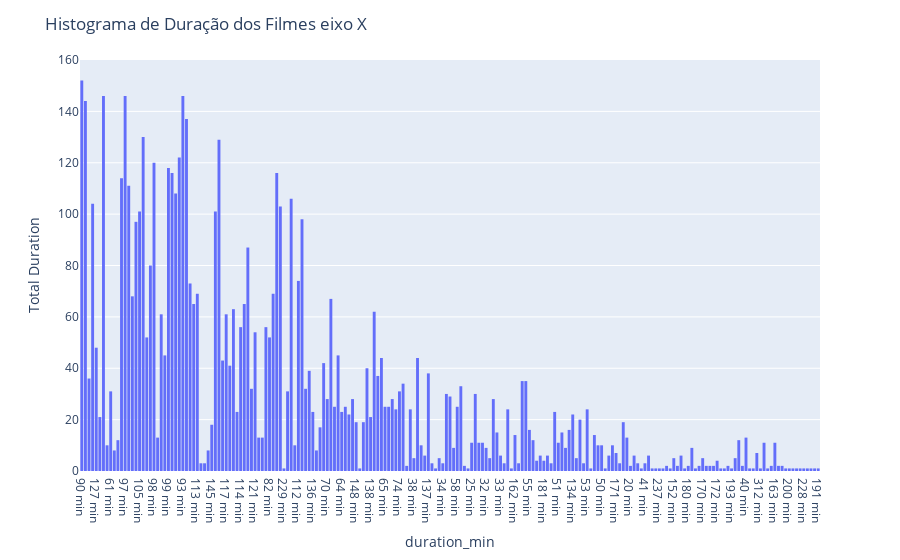

Write notebook code for a chart like this one.
### Code cell
fig = px.histogram(filmes['duration_min'], x="duration_min")
fig.update_layout(title_text="Histograma de Duração dos Filmes eixo X",
                 yaxis=dict(title_text="Total Duration"))
fig.show()

### Figure 1 — Plotly figure (JSON) as saved in the notebook; plotly's stock layout.template omitted (floating-point values rounded to 4 significant figures; data arrays with more than 128 entries replaced by an {"elided": "..."} marker saying what was removed)
{"data": [{"alignmentgroup": "True", "bingroup": "x", "hovertemplate": "duration_min=%{x}<br>count=%{y}<extra></extra>", "legendgroup": "", "marker": {"color": "#636efa", "pattern": {"shape": ""}}, "name": "", "offsetgroup": "", "orientation": "v", "showlegend": false, "type": "histogram", "x": {"elided": "6131 str values"}, "xaxis": "x", "yaxis": "y"}], "layout": {"autosize": true, "barmode": "relative", "legend": {"tracegroupgap": 0}, "margin": {"t": 60}, "title": {"text": "Histograma de Duração dos Filmes eixo X"}, "xaxis": {"anchor": "y", "autorange": true, "domain": [0, 1], "range": [-0.5, 204.5], "title": {"text": "duration_min"}, "type": "category"}, "yaxis": {"anchor": "x", "autorange": true, "domain": [0, 1], "range": [0, 160], "title": {"text": "Total Duration"}}}}
